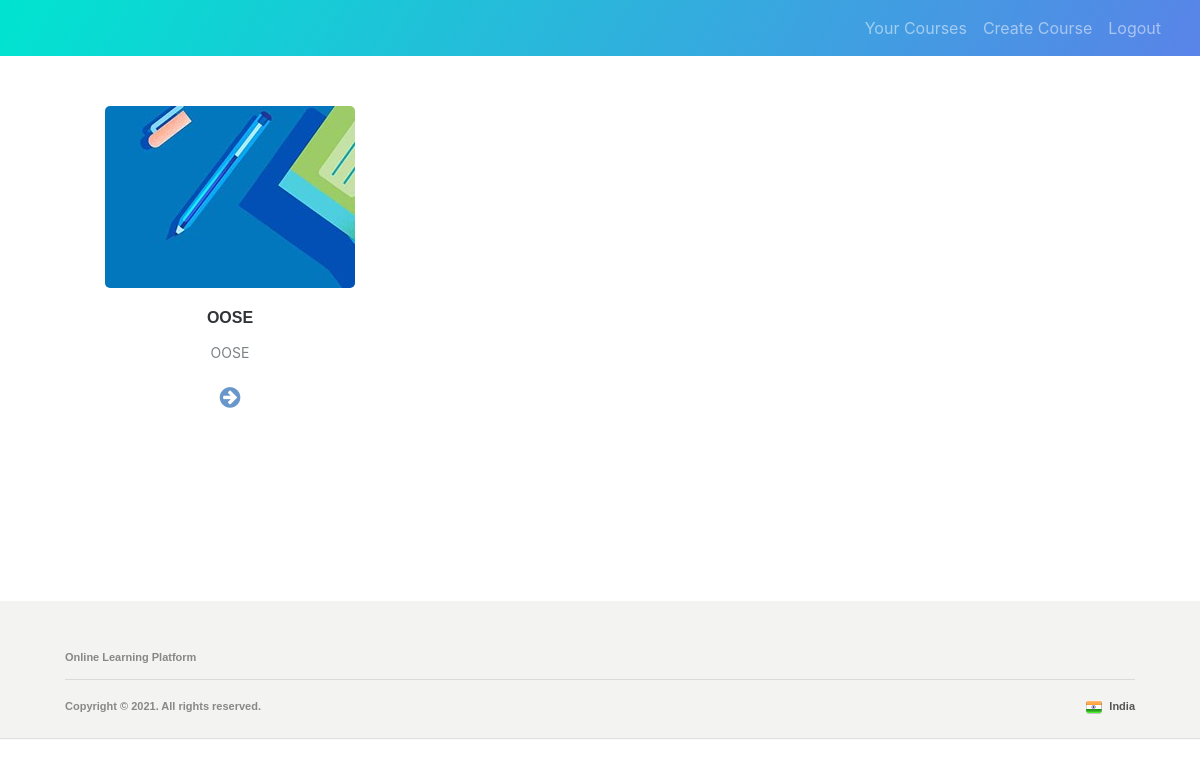
The page /teacher/ (signed in) on the database as committed earlier.
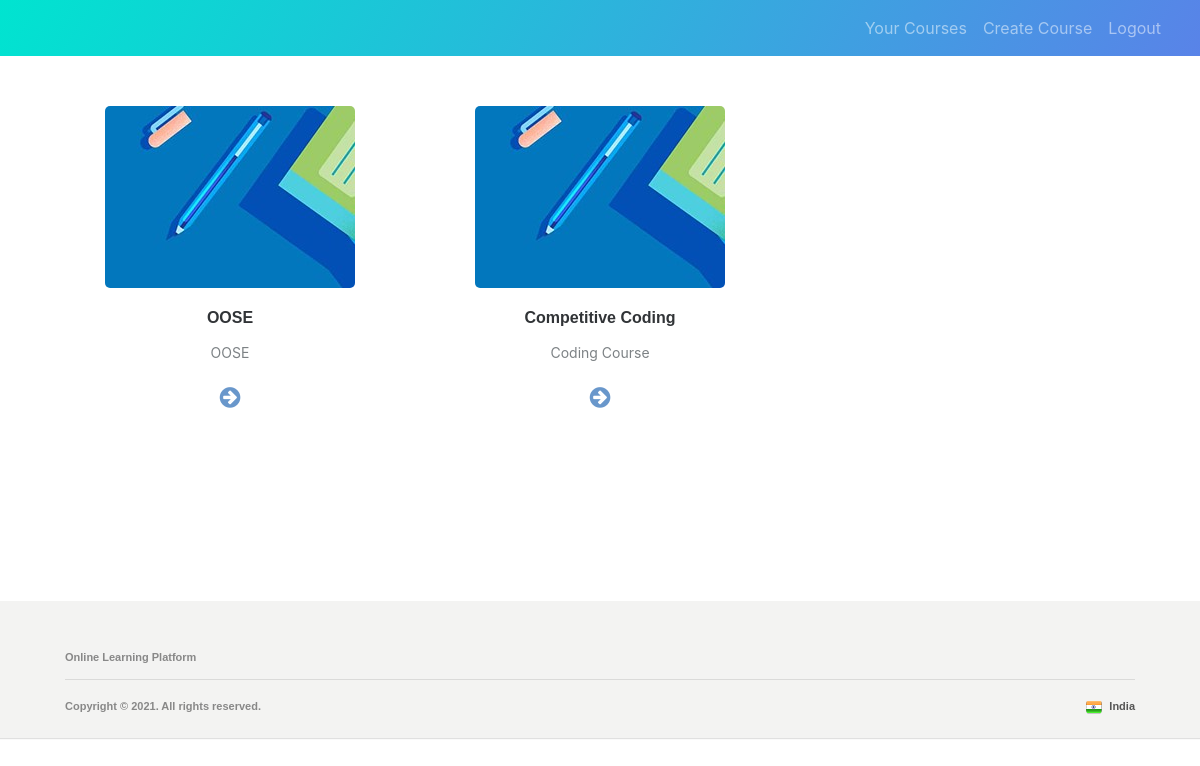
The same page on the database as committed later.
### accounts/models.py (models this page shows, shortened)
class Course(models.Model):
    title = models.CharField(max_length=200, null=False)
    description = models.CharField(max_length=200, null=False)
    created_by = models.ForeignKey(User, on_delete=models.CASCADE, null=False)
    created_on = models.DateTimeField(auto_now_add=True, null=False)

### teacher/decorators.py (the view)
        def wrapper_func(request, *args, **kwargs):
            group = None
            if request.user.groups.exists():
                group = request.user.groups.all()[0].name
            if group in allowed_roles:
                return view_func(request, *args, **kwargs)
            else:
                return HttpResponse('You are not authorized to view this page')

### teacher/views.py (called while the page is built)
@login_required(login_url='/accounts/login')
@allowed_users(allowed_roles=['teacher'])
def getCourses(request):
    courses = request.user.course_set.all()
    return render(request, 'teacher/index.html', context={'courses': courses})

### teacher/templates/teacher/index.html (shortened to what this page needs)
{% extends 'teacher/main.html' %}
{% load static %}
{% block content %}
    <div class="container">
        <div class="article-list">
            <div class="container">
                <div class="row articles">
                    {% for i in courses %}
                        <div class="col-sm-6 col-md-4 item">
                            <a href="/teacher/course/{{ i.id }}">
                                <img alt="image" class="img-fluid" src="{% static 'img/img_backtoschool.jpg' %}"></a>
                            <h3 class="name">{{ i.title }}</h3>
                            <p class="description">{{ i.description }}</p>
                            <a class="action" href="/teacher/course/{{ i.id }}">
                                <i class="fa fa-arrow-circle-right"></i>
                            </a>
                        </div>
                    {% endfor %}
                </div>
            </div>
        </div>
    </div>
{% endblock %}

### teacher/templates/teacher/main.html (shortened to what this page needs)
{% load static %}
<!DOCTYPE html>
<html lang="en">
<head>
    <link rel="stylesheet" href="https://cdnjs.cloudflare.com/ajax/libs/twitter-bootstrap/4.6.0/css/bootstrap.min.css">
    <link rel="stylesheet" href="https://cdnjs.cloudflare.com/ajax/libs/ionicons/2.0.1/css/ionicons.min.css">
    <link rel="stylesheet" href="{% static 'css/styles.min.css' %}">
    <link href="https://cdnjs.cloudflare.com/ajax/libs/font-awesome/4.7.0/css/font-awesome.min.css" rel="stylesheet">
</head>
<body>
<nav class="navbar navbar-dark navbar-expand-md" id="app-navbar">
    <div class="container-fluid"><a class="navbar-brand" href="#"></a>
        <div class="collapse navbar-collapse" id="navcol-1">
            <ul class="navbar-nav ml-auto">
                <li class="nav-item"><a class="nav-link" href="{% url 'index' %}">Your Courses</a></li>
                <li class="nav-item"><a class="nav-link" href="{% url 'create' %}">Create Course</a></li>
                <li class="nav-item"><a class="nav-link" href="{% url 'logout' %}">Logout</a></li>
            </ul>
        </div>
    </div>
</nav>
{% block content %}
{% endblock %}
<footer class="page-footer">
    <div class="container">
        <p>Online Learning Platform</p>
        <hr>
        <div class="footer-legal">
            <div class="float-md-right region"><a href="#"><img src="{% static 'img/India-Flag.png' %}"
                                                                alt="India flag">India</a></div>
            <div class="d-inline-block copyright">
                <p class="d-inline-block">Copyright © 2021. All rights reserved.<br></p>
            </div>
        </div>
    </div>
</footer>
</body>
</html>

### teacher/templates/teacher/index.html (style rules this page uses)
.article-list { color: #313437; background-color: #fff; }
.article-list p { color: #7d8285; }
.article-list .articles { padding-bottom: 40px; }
.article-list .item { padding-top: 50px; min-height: 425px; text-align: center; }
.article-list .item .name { font-weight: bold; font-size: 16px; margin-top: 20px; color: inherit; }
.article-list .item .description { font-size: 14px; margin-top: 15px; margin-bottom: 0; }
.article-list .item .action { font-size: 24px; width: 24px; margin: 22px auto 0; line-height: 1; display: block; color: #4f86c3; opacity: 0.85; transition: opacity 0.2s; text-decoration: none; }
h1, h2, h3 { font-family: 'Arial', sans-serif; color: #000000; }
img { border-radius: 5px; }

Rows that differ between the two databases and show on the page:
added Course: title "Competitive Coding", description "Coding Course"
